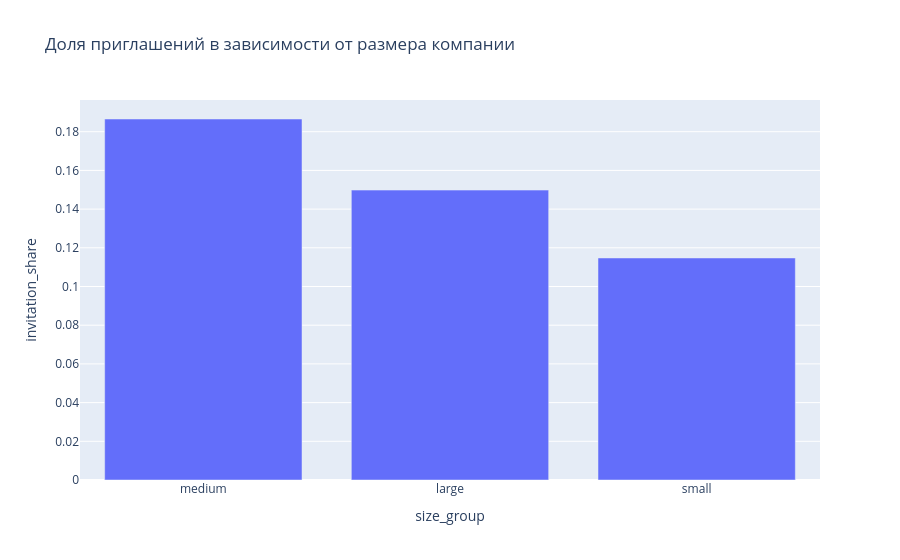

Notebook source saved alongside this figure:
### Code cell
# Дополнительно Б. Доли приглашений на графике
# Ваше решение

filtered_size = size_report[size_report["size_group"] != "unknown"]

fig_size = px.bar(
    filtered_size,
    x="size_group",
    y="invitation_share",
    hover_data=["invited", "responses"],
    title="Доля приглашений в зависимости от размера компании",
)
fig_size.show()

### Figure 1 — Plotly figure (JSON) as saved in the notebook; plotly's stock layout.template omitted (floating-point values rounded to 4 significant figures)
{"data": [{"customdata": [[25.0, 134.0], [43.0, 287.0], [21.0, 183.0]], "hovertemplate": "size_group=%{x}<br>invitation_share=%{y}<br>invited=%{customdata[0]}<br>responses=%{customdata[1]}<extra></extra>", "legendgroup": "", "marker": {"color": "#636efa", "pattern": {"shape": ""}}, "name": "", "orientation": "v", "showlegend": false, "textposition": "auto", "type": "bar", "x": ["medium", "large", "small"], "xaxis": "x", "y": [0.1866, 0.1498, 0.1148], "yaxis": "y"}], "layout": {"barmode": "relative", "legend": {"tracegroupgap": 0}, "title": {"text": "Доля приглашений в зависимости от размера компании"}, "xaxis": {"anchor": "y", "domain": [0, 1], "title": {"text": "size_group"}}, "yaxis": {"anchor": "x", "domain": [0, 1], "title": {"text": "invitation_share"}}}}
